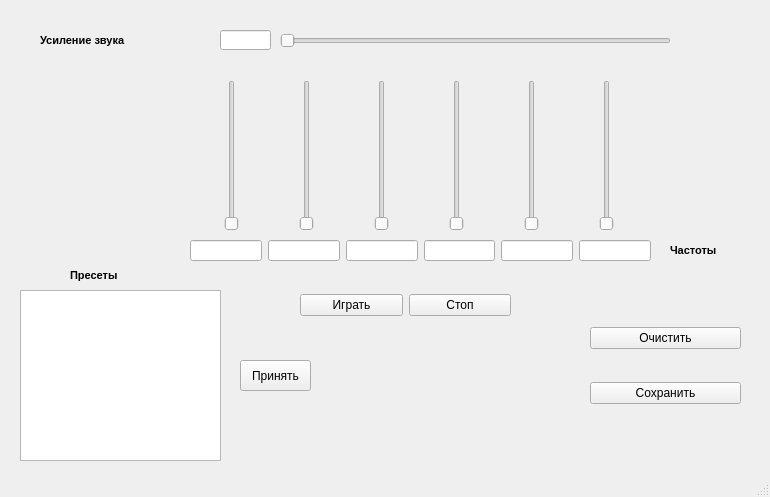
<?xml version="1.0" encoding="UTF-8"?>
<ui version="4.0">
 <class>MainWindow</class>
 <widget class="QMainWindow" name="MainWindow">
  <property name="geometry">
   <rect>
    <x>0</x>
    <y>0</y>
    <width>770</width>
    <height>497</height>
   </rect>
  </property>
  <property name="windowTitle">
   <string>PyLizer</string>
  </property>
  <property name="autoFillBackground">
   <bool>false</bool>
  </property>
  <property name="styleSheet">
   <string notr="true"/>
  </property>
  <property name="toolButtonStyle">
   <enum>Qt::ToolButtonFollowStyle</enum>
  </property>
  <widget class="QWidget" name="centralwidget">
   <widget class="QWidget" name="horizontalLayoutWidget">
    <property name="geometry">
     <rect>
      <x>170</x>
      <y>80</y>
      <width>501</width>
      <height>151</height>
     </rect>
    </property>
    <layout class="QHBoxLayout" name="SliderLayout">
     <item>
      <widget class="QSlider" name="Slider1">
       <property name="orientation">
        <enum>Qt::Vertical</enum>
       </property>
      </widget>
     </item>
     <item>
      <widget class="QSlider" name="Slider2">
       <property name="orientation">
        <enum>Qt::Vertical</enum>
       </property>
      </widget>
     </item>
     <item>
      <widget class="QSlider" name="Slider3">
       <property name="orientation">
        <enum>Qt::Vertical</enum>
       </property>
      </widget>
     </item>
     <item>
      <widget class="QSlider" name="Slider4">
       <property name="orientation">
        <enum>Qt::Vertical</enum>
       </property>
      </widget>
     </item>
     <item>
      <widget class="QSlider" name="Slider5">
       <property name="orientation">
        <enum>Qt::Vertical</enum>
       </property>
      </widget>
     </item>
     <item>
      <widget class="QSlider" name="Slider6">
       <property name="orientation">
        <enum>Qt::Vertical</enum>
       </property>
      </widget>
     </item>
    </layout>
   </widget>
   <widget class="QSlider" name="VolumeSlider">
    <property name="geometry">
     <rect>
      <x>280</x>
      <y>30</y>
      <width>391</width>
      <height>21</height>
     </rect>
    </property>
    <property name="orientation">
     <enum>Qt::Horizontal</enum>
    </property>
   </widget>
   <widget class="QLabel" name="Volumelabel">
    <property name="geometry">
     <rect>
      <x>40</x>
      <y>20</y>
      <width>201</width>
      <height>41</height>
     </rect>
    </property>
    <property name="sizePolicy">
     <sizepolicy hsizetype="Ignored" vsizetype="Preferred">
      <horstretch>0</horstretch>
      <verstretch>0</verstretch>
     </sizepolicy>
    </property>
    <property name="font">
     <font>
      <pointsize>8</pointsize>
      <weight>75</weight>
      <bold>true</bold>
     </font>
    </property>
    <property name="lineWidth">
     <number>1</number>
    </property>
    <property name="text">
     <string>Усиление звука</string>
    </property>
    <property name="scaledContents">
     <bool>true</bool>
    </property>
   </widget>
   <widget class="QLabel" name="Frequencylabel">
    <property name="geometry">
     <rect>
      <x>670</x>
      <y>230</y>
      <width>91</width>
      <height>41</height>
     </rect>
    </property>
    <property name="font">
     <font>
      <pointsize>8</pointsize>
      <weight>75</weight>
      <bold>true</bold>
     </font>
    </property>
    <property name="mouseTracking">
     <bool>false</bool>
    </property>
    <property name="tabletTracking">
     <bool>false</bool>
    </property>
    <property name="text">
     <string>Частоты</string>
    </property>
    <property name="wordWrap">
     <bool>true</bool>
    </property>
   </widget>
   <widget class="QPushButton" name="AcceptButton">
    <property name="geometry">
     <rect>
      <x>240</x>
      <y>360</y>
      <width>71</width>
      <height>31</height>
     </rect>
    </property>
    <property name="text">
     <string>Принять</string>
    </property>
   </widget>
   <widget class="QWidget" name="verticalLayoutWidget">
    <property name="geometry">
     <rect>
      <x>590</x>
      <y>300</y>
      <width>151</width>
      <height>131</height>
     </rect>
    </property>
    <layout class="QVBoxLayout" name="ClearSaveLayout">
     <item>
      <widget class="QPushButton" name="ClearButton">
       <property name="text">
        <string>Очистить</string>
       </property>
      </widget>
     </item>
     <item>
      <widget class="QPushButton" name="SaveButton">
       <property name="text">
        <string>Сохранить</string>
       </property>
      </widget>
     </item>
    </layout>
   </widget>
   <widget class="QLabel" name="Presetslabel">
    <property name="geometry">
     <rect>
      <x>70</x>
      <y>250</y>
      <width>101</width>
      <height>51</height>
     </rect>
    </property>
    <property name="font">
     <font>
      <pointsize>8</pointsize>
      <weight>75</weight>
      <bold>true</bold>
     </font>
    </property>
    <property name="text">
     <string>Пресеты</string>
    </property>
   </widget>
   <widget class="QLineEdit" name="VolumeEdit">
    <property name="geometry">
     <rect>
      <x>220</x>
      <y>30</y>
      <width>51</width>
      <height>20</height>
     </rect>
    </property>
   </widget>
   <widget class="QWidget" name="horizontalLayoutWidget_2">
    <property name="geometry">
     <rect>
      <x>190</x>
      <y>240</y>
      <width>461</width>
      <height>21</height>
     </rect>
    </property>
    <layout class="QHBoxLayout" name="ButtonLayout">
     <item>
      <widget class="QLineEdit" name="SliderEdit1"/>
     </item>
     <item>
      <widget class="QLineEdit" name="SliderEdit2"/>
     </item>
     <item>
      <widget class="QLineEdit" name="SliderEdit3"/>
     </item>
     <item>
      <widget class="QLineEdit" name="SliderEdit4"/>
     </item>
     <item>
      <widget class="QLineEdit" name="SliderEdit5"/>
     </item>
     <item>
      <widget class="QLineEdit" name="SliderEdit6"/>
     </item>
    </layout>
   </widget>
   <widget class="QWidget" name="horizontalLayoutWidget_3">
    <property name="geometry">
     <rect>
      <x>300</x>
      <y>290</y>
      <width>211</width>
      <height>31</height>
     </rect>
    </property>
    <layout class="QHBoxLayout" name="PlayStopLayout">
     <item>
      <widget class="QPushButton" name="PlayButton">
       <property name="text">
        <string>Играть</string>
       </property>
      </widget>
     </item>
     <item>
      <widget class="QPushButton" name="StopButton">
       <property name="text">
        <string>Стоп</string>
       </property>
      </widget>
     </item>
    </layout>
   </widget>
   <widget class="QTableWidget" name="TableWidget">
    <property name="geometry">
     <rect>
      <x>20</x>
      <y>290</y>
      <width>201</width>
      <height>171</height>
     </rect>
    </property>
   </widget>
   <widget class="QLabel" name="label">
    <property name="geometry">
     <rect>
      <x>50</x>
      <y>170</y>
      <width>71</width>
      <height>61</height>
     </rect>
    </property>
    <property name="text">
     <string/>
    </property>
    <property name="pixmap">
     <pixmap>seagull.jpg</pixmap>
    </property>
    <property name="scaledContents">
     <bool>true</bool>
    </property>
   </widget>
   <widget class="QLabel" name="label_2">
    <property name="geometry">
     <rect>
      <x>50</x>
      <y>80</y>
      <width>71</width>
      <height>71</height>
     </rect>
    </property>
    <property name="text">
     <string/>
    </property>
    <property name="pixmap">
     <pixmap>rhomb.jpg</pixmap>
    </property>
    <property name="scaledContents">
     <bool>true</bool>
    </property>
   </widget>
  </widget>
  <widget class="QMenuBar" name="menubar">
   <property name="geometry">
    <rect>
     <x>0</x>
     <y>0</y>
     <width>770</width>
     <height>18</height>
    </rect>
   </property>
  </widget>
  <widget class="QStatusBar" name="statusbar"/>
 </widget>
 <resources/>
 <connections/>
</ui>
